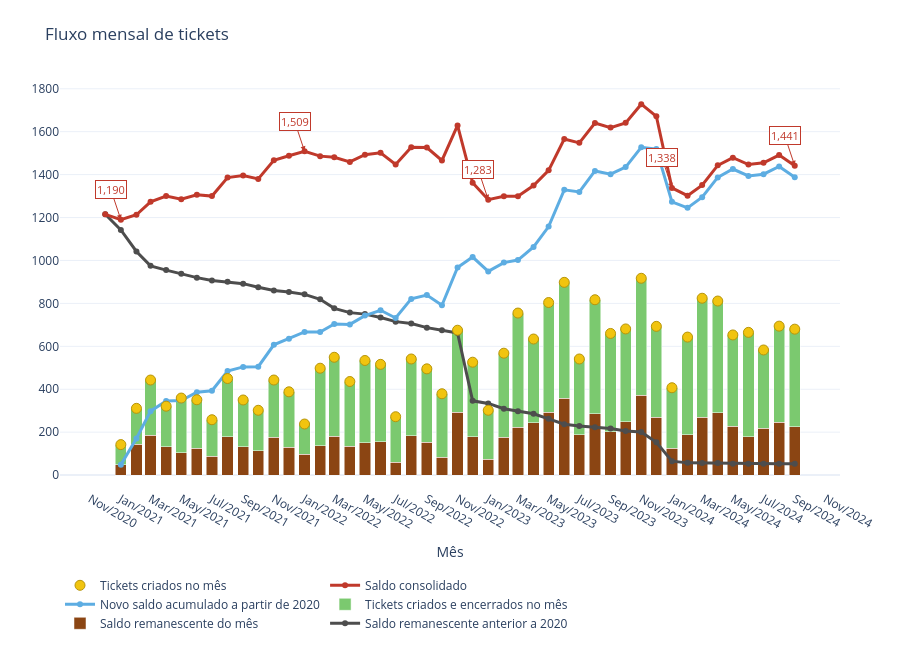

The notebook cell saved with this chart:
### Markdown cell above
As barras empilhadas mostram o saldo remanescente do mês e os tickets criados e encerrados no mês. A bolinha amarela no topo representa a soma dessas duas partes, isto é, os tickets criados no mês. A linha verde-azulada mostra o saldo remanescente anterior a 2020 e a linha vermelha mostra o saldo consolidado.

### Code cell
fig = go.Figure()
series_barras = {
    'saldo_periodo': ('Saldo remanescente do mês', '#8B4513'),
    'fechados_no_periodo': ('Tickets criados e encerrados no mês', '#7BC96F'),
}
fig.add_trace(
    go.Scatter(
        x=df['data'],
        y=df['saldo_ate_2020'],
        name='Saldo remanescente anterior a 2020',
        mode='lines+markers',
        line={'color': '#4D4D4D', 'width': 3},
    ),
)

for coluna, (rotulo, cor) in series_barras.items():
    fig.add_trace(
        go.Bar(x=df['data'], y=df[coluna], name=rotulo, marker_color=cor),
    )

fig.add_trace(
    go.Scatter(
        x=df['data'],
        y=df['saldo_criados_a_partir_de_2021'],
        name='Novo saldo acumulado a partir de 2020',
        mode='lines+markers',
        line={'color': '#5DADE2', 'width': 3},
    ),
)

fig.add_trace(
    go.Scatter(
        x=df['data'],
        y=df['saldo_consolidado'],
        name='Saldo consolidado',
        mode='lines+markers',
        line={'color': '#C0392B', 'width': 3},
    ),
)

fig.add_trace(
    go.Scatter(
        x=df['data'],
        y=df['fechados_no_periodo'] + df['saldo_periodo'],
        name='Tickets criados no mês',
        mode='markers',
        marker={'color': '#F1C40F', 'size': 10, 'line': {'color': '#B7950B', 'width': 1}},
    ),
)

fig.update_layout(
    title='Fluxo mensal de tickets',
    barmode='stack',
    hovermode='x unified',
    template='plotly_white',
    height=650,
    legend={'orientation': 'h', 'y': -0.2},
    margin={'l': 60, 'r': 60, 't': 80, 'b': 130},
)
fig.update_xaxes(title_text='Mês', tickformat='%b/%Y', dtick='M2')
pontos_destaque = df[
    (df['data'].dt.month == 1)
    | ((df['data'].dt.year == 2024) & (df['data'].dt.month == 9))
].dropna(subset=['saldo_consolidado'])

for _, ponto in pontos_destaque.iterrows():
    fig.add_annotation(
        x=ponto['data'],
        y=ponto['saldo_consolidado'],
        text=f"{ponto['saldo_consolidado']:,.0f}",
        showarrow=True,
        arrowhead=2,
        arrowcolor='#C0392B',
        bgcolor='white',
        bordercolor='#C0392B',
        font={'color': '#C0392B', 'size': 11},
    )

fig.show()
